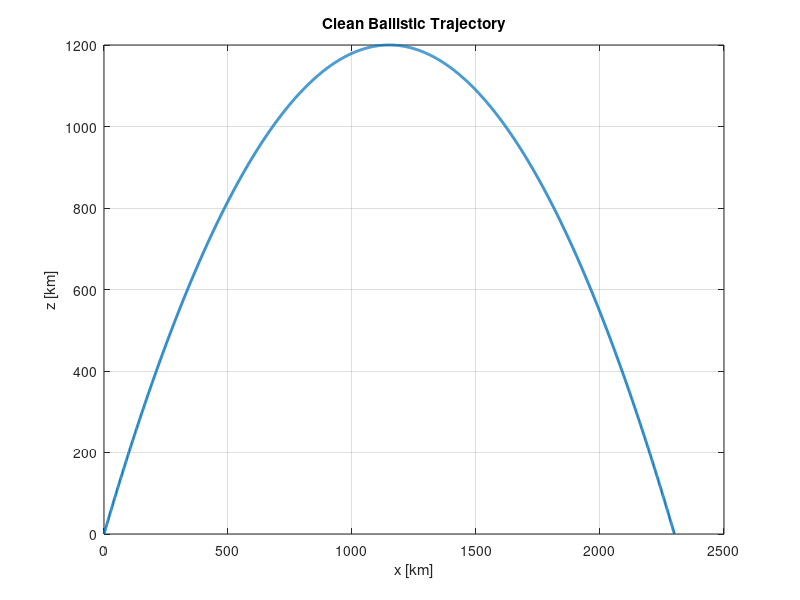
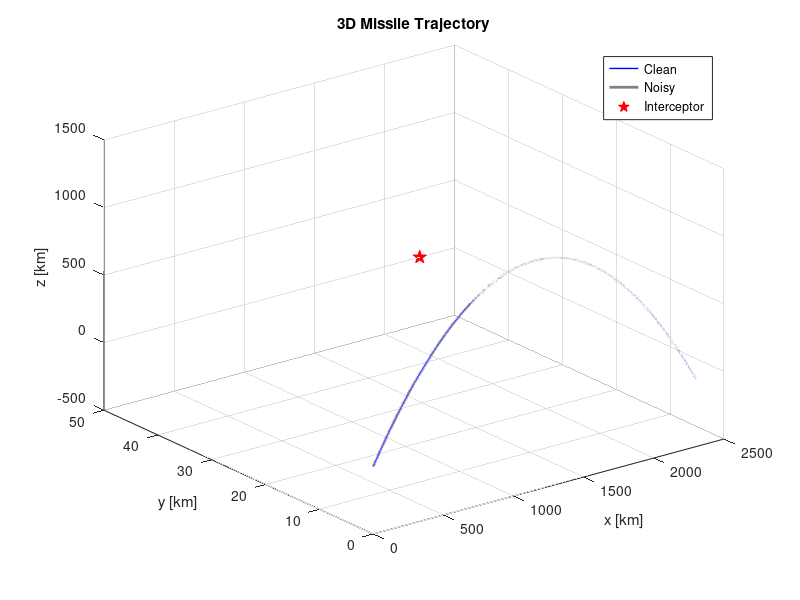
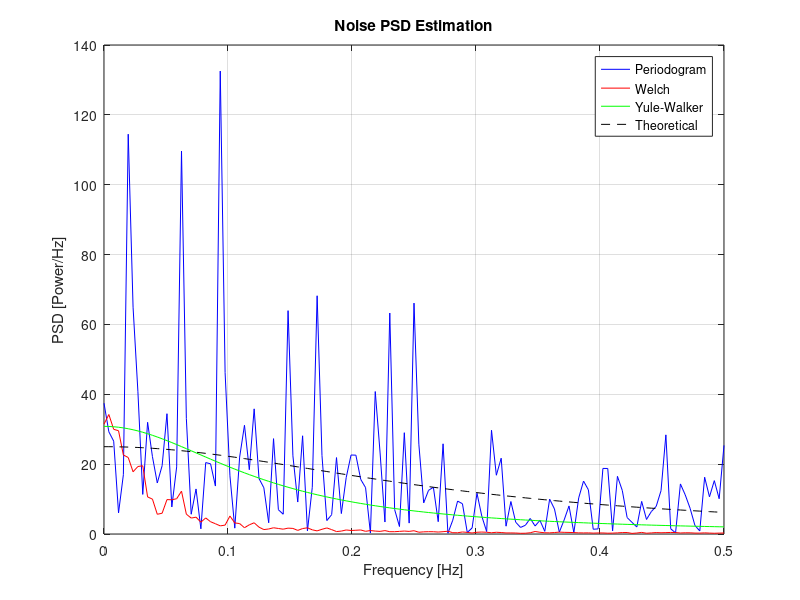
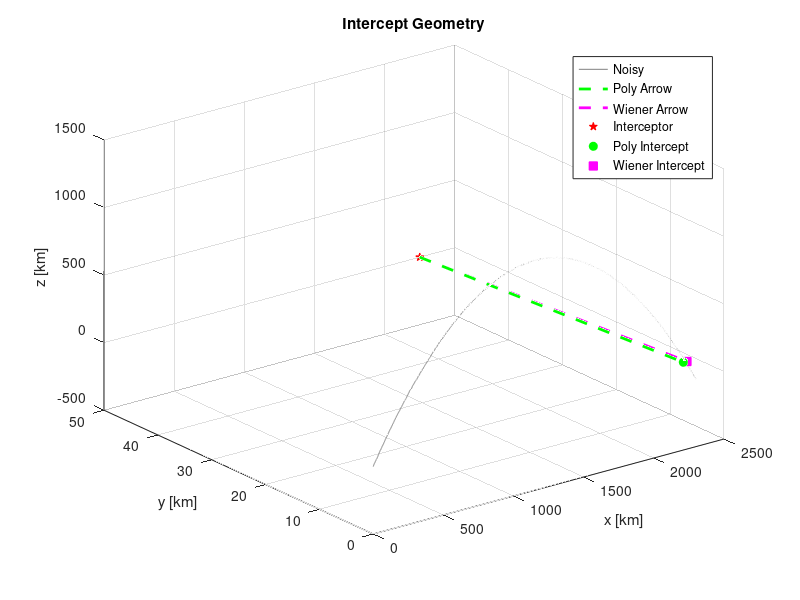

Source code (MATLAB) for these figures, in order:
% DRSP course project
% Ballistic Missile Interception Simulation and Prediction
% Author: Jordan Jacob
% ID: 316495522
% Date: 12/07/2025

%% Clear workspace and close all figures
clear; 
close all; 
clc;

%% Step I – Simulation of the ballistic missile trajectory

% A. Define parameters and simulate the clean trajectory
xtarget = 2300;             % Expected x-coordinate of impact (in km)
yt = 0;                     % y-coordinate remains 0 (2D trajectory)
zt = 0;                     % z = 0 at impact

x0 = 0;                     % Launch point x (Iran)
y0 = 0;                     % Launch point y
z0 = 0;                     % Launch point z

xa = 2250;                  % Arrow missile (interceptor) x position
ya = 50;                    % Arrow y position
za = 0;                     % Arrow z position

h = 1200;                   % Maximum height of missile (vertex of parabola)
Ttotal = 600;               % Total simulation time in seconds
N = 2048;                   % Number of time samples in the simulation

b = xtarget / 2;            % x-location of the peak height
c = h;                      % z-location of the peak height
a = -h / b^2;               % Coefficient that defines curvature of parabola

T = linspace(0, Ttotal, N);            % Time vector
x = linspace(0, xtarget, N);           % Horizontal position vector

zb = a * (x - b).^2 + c;               % Parabolic formula for the ballistic arc

% B. Simulate AR(1) noise and add it to clean trajectory
sigmaW = 1;                                % Noise standard deviation
whiteNoise = sigmaW * randn(1, N);         % Generate white noise
noise = filter(1, [1, -0.8], whiteNoise);  % Pass white noise through AR(1) filter
zbNoisy = zb + noise;                      % Add noise to clean trajectory to simulate measurement

% C. Plot the clean and noisy trajectories in 2D and 3D
figure;
plot(x, zb, 'LineWidth', 2);
xlabel('x [km]'); 
ylabel('z [km]');
title('Clean Ballistic Trajectory');
grid on;

figure;
plot3(x, zeros(size(x)), zb, 'b', 'LineWidth', 1); 
hold on;
plot3(x, zeros(size(x)), zbNoisy, 'Color', [0.5 0.5 0.5],'LineWidth', 2);
plot3(xa, ya, za, 'rp', 'MarkerFaceColor', 'r', 'MarkerSize', 10);
xlabel('x [km]'); 
ylabel('y [km]'); 
zlabel('z [km]');
title('3D Missile Trajectory'); 
grid on;
legend('Clean','Noisy','Interceptor');

%% Step II – Spectral analysis and modeling of the noise you have simulated

% A. Estimate the power spectral density of the noise using the periodogram
periodogramPSD = zeros(1, N);
for k = 1:N
    S = sum(noise .* exp(-1j*2*pi*(k-1)*(0:N-1)/N));
    periodogramPSD(k) = (1/N) * abs(S)^2;
end
f = (0:N-1)/N;

% Estimate PSD using the Welch method (Corrected Welch: 50% overlap + Hamming window)
M = 256;
D = M/2;
w = hamming(M)';
U = sum(w.^2);
K = floor((N - M) / D) + 1;

PxWelch = zeros(1, M);
for k = 0:K-1
    idx = k*D + (1:M);
    segment = noise(idx) .* w;
    Pseg = abs(fft(segment)).^2;
    PxWelch = PxWelch + Pseg;
end
PxWelch = PxWelch / (K * U);
fWelch = (0:M-1)/M;

% Estimate PSD using the Yule-Walker method with xcorr for autocorrelation
p = 1;
[rxx, lags] = xcorr(noise, p, 'unbiased');
rxx = rxx(lags >= 0);
RYw = toeplitz(rxx(1:p));
rVec = rxx(2:p+1);

aYw = -RYw \ rVec;
aCoeff = [1; aYw];

% Estimate innovation variance sigma^2 using the Yule-Walker equation
sigmaYW = rxx(1) + aYw * rxx(2);

% Evaluate PSD using direct formula, not freqz
fYw = linspace(0, 0.5, 512);
omegaYw = 2 * pi * fYw;
PYw = sigmaYW ./ abs(1 + aYw * exp(-1j * omegaYw)).^2;

omega = 2 * pi * f;
Ptheory = sigmaW^2 ./ abs(1 - 0.8 * exp(-1j * omega)).^2;

% B. Theoretical PSD, and the estimators PSD's on the same set of axes 
% Align all vectors to common plotting length
minLen = min([length(fYw), floor(N/2)+1, floor(M/2)+1]);
f1 = linspace(0, 0.5, minLen);
PxPer1 = periodogramPSD(1:minLen);
fWelch1 = fWelch(1:minLen);
PxWelch1 = PxWelch(1:minLen);
PYw1 = PYw(1:minLen);
Ptheory1 = Ptheory(1:minLen);

figure;
plot(f1, PxPer1, 'b', fWelch1, PxWelch1, 'r', f1, PYw1, 'g', f1, Ptheory1, 'k--');
xlabel('Frequency [Hz]'); ylabel('PSD [Power/Hz]');
title('Noise PSD Estimation'); grid on;
legend('Periodogram','Welch','Yule-Walker','Theoretical');

%% Step III – Trajectory prediction The missile

% a. Use a matched filter on the noisy signal to find the beginning of the descent phase
segmentLength = round(N/4);
matchedTemplate = zb(end - segmentLength + 1:end) - mean(zb(end - segmentLength + 1:end)); % subtract the mean to reduce DC bias - center the signal and to improve SNR
matchedFilter = conv(zbNoisy - mean(zbNoisy), flip(matchedTemplate), 'same'); % flip the template for time-reversal
% signal is real-valued, conjugation is redundant
[~, descentIndex] = max(matchedFilter);
tDescent = T(descentIndex);

% b. Polynomial fit of the trajectory after descent
segmentSamples = round(15 * N / Ttotal);
fitIndices = descentIndex : min(descentIndex + segmentSamples - 1, N);
xFit = x(fitIndices)';
zFit = zbNoisy(fitIndices)';

polyCoeffs = polyfit(xFit, zFit, 2);

xPolyPred = x(fitIndices(end):end)';
zPolyPred = polyval(polyCoeffs, xPolyPred);

% b. Wiener FIR prediction, alpha seconds ahead
alpha = round(5 * N / Ttotal);
pw = 20;
L = pw + alpha;
rWiener = zeros(L+1,1);
for k = 0:L
    rWiener(k+1) = sum(zbNoisy(descentIndex:end-k) .* zbNoisy(descentIndex+k:end)) / (N - descentIndex + 1);
end
Rw = toeplitz(rWiener(1:pw));
rc = rWiener(alpha+1 : alpha+pw);
hWiener = Rw \ rc;

zWienerPred = nan(1, N);
for n = descentIndex + pw : N - alpha
    % Predicts alpha steps ahead using past pw samples of the noisy signal
    % The delay alpha affects how far into the future we attempt to predict, creating a lag in real-time application
    zWienerPred(n + alpha) = hWiener' * zbNoisy(n-1:-1:n-pw)';
end

% c. Calculate intercept location and time at 150 km altitude
interceptAlt = 150;
idxPolyIntercept = find(zPolyPred <= interceptAlt, 1);
validWien = (descentIndex + alpha):N;
idxWienIntercept = validWien(find(zWienerPred(validWien) <= interceptAlt, 1));

xInterceptPoly = xPolyPred(idxPolyIntercept);
zInterceptPoly = zPolyPred(idxPolyIntercept);
xInterceptWien = x(idxWienIntercept);
zInterceptWien = zWienerPred(idxWienIntercept);

% d. Calculate required missile launch time
arrowSpeed = 2.5; % Arrow missile speed in km/s
tInterceptPoly = T(fitIndices(end) + idxPolyIntercept - 1);
tInterceptWien = T(idxWienIntercept);

polyDistance = hypot(xInterceptPoly - xa, zInterceptPoly - za);
wienDistance = hypot(xInterceptWien - xa, zInterceptWien - za);

launchTimePoly = tInterceptPoly - polyDistance / arrowSpeed;
launchTimeWien = tInterceptWien - wienDistance / arrowSpeed;

% Print results for c and d sections
% These values indicate when the descent starts, the estimated intercept points and times, 
% and when the interceptor must be launched to successfully meet the missile.
% These are critical for evaluating system performance and responsiveness.
disp('Step III Results:');
fprintf('Descent detected at t = %.2f s\n', tDescent);
fprintf('Polynomial intercept: x=%.1f z=%.1f km, t=%.2f s, launch=%.2f s\n', xInterceptPoly, zInterceptPoly, tInterceptPoly, launchTimePoly);
fprintf('Wiener intercept:    x=%.1f z=%.1f km, t=%.2f s, launch=%.2f s\n', xInterceptWien, zInterceptWien, tInterceptWien, launchTimeWien);

% e. Add to 3D plot the arrow interception paths
figure;
plot3(x, zeros(size(x)), zbNoisy, 'Color', [0.5 0.5 0.5]); hold on;
plot3([xa, xInterceptPoly], [ya, 0], [za, zInterceptPoly], 'g--', 'LineWidth', 2);
plot3([xa, xInterceptWien], [ya, 0], [za, zInterceptWien], 'm--', 'LineWidth', 2);
plot3(xa, ya, za, 'rp', 'MarkerFaceColor', 'r');
plot3(xInterceptPoly, 0, zInterceptPoly, 'go', 'MarkerFaceColor', 'g');
plot3(xInterceptWien, 0, zInterceptWien, 'ms', 'MarkerFaceColor', 'm');
xlabel('x [km]'); 
ylabel('y [km]'); 
zlabel('z [km]');
title('Intercept Geometry'); 
grid on; 
legend('Noisy','Poly Arrow','Wiener Arrow','Interceptor','Poly Intercept','Wiener Intercept');

%% Step IV – Comparison and Evaluation
% Display numerical comparison between methods

% Evaluate Accuracy over 1 Trials

fprintf('\nStep IV – Comparison:\n');
fprintf('Polynomial method error at intercept (z): %.2f km\n', abs(zInterceptPoly - interceptAlt));
fprintf('Wiener method error at intercept (z): %.2f km\n', abs(zInterceptWien - interceptAlt));

% Evaluate Accuracy over 100 Trials

nTrials = 100;
errorsPoly = nan(1, nTrials);
errorsWien = nan(1, nTrials);

for trial = 1:nTrials
    % Generate new noise + noisy trajectory
    wn = sigmaW * randn(1, N);
    noiseTrial = filter(1, [1, -0.8], wn);
    zbTrial = zb + noiseTrial;

    % Matched filter for descent detection
    matchedTemplate = zb(end - segmentLength + 1:end) - mean(zb(end - segmentLength + 1:end));
    matchedFilter = conv(zbTrial - mean(zbTrial), flip(matchedTemplate), 'same');
    [~, descentIdx] = max(matchedFilter);

    % Polynomial method
    fitIdx = descentIdx : min(descentIdx + segmentSamples - 1, N);
    xFit = x(fitIdx)';
    zFit = zbTrial(fitIdx)';
    coeffs = polyfit(xFit, zFit, 2);
    xPolyPred = x(fitIdx(end):end)';
    zPolyPred = polyval(coeffs, xPolyPred);
    idxPoly = find(zPolyPred <= interceptAlt, 1);

    if ~isempty(idxPoly)
        errPoly = abs(zPolyPred(idxPoly) - interceptAlt);
    else
        errPoly = NaN; % No intercept found
    end

    % Wiener method
    rWien = zeros(L+1,1);
    for k = 0:L
        rWien(k+1) = sum(zbTrial(descentIdx:end-k) .* zbTrial(descentIdx+k:end)) / (N - descentIdx + 1);
    end
    Rw = toeplitz(rWien(1:pw));
    rc = rWien(alpha+1 : alpha+pw);
    hWien = Rw \ rc;

    zWienPred = nan(1, N);
    for n = descentIdx + pw : N - alpha
        zWienPred(n + alpha) = hWien' * zbTrial(n-1:-1:n-pw)';
    end
    validWien = (descentIdx + alpha):N;
    idxWien = validWien(find(zWienPred(validWien) <= interceptAlt, 1));

    if ~isempty(idxWien)
        errWien = abs(zWienPred(idxWien) - interceptAlt);
    else
        errWien = NaN;
    end

    % Store errors
    errorsPoly(trial) = errPoly;
    errorsWien(trial) = errWien;
end

% Compute stats ignoring NaNs
meanPoly = mean(errorsPoly, 'omitnan');
meanWien = mean(errorsWien, 'omitnan');
varPoly = var(errorsPoly, 'omitnan');
varWien = var(errorsWien, 'omitnan');

fprintf('\nStep VI – Accuracy Evaluation:\n');
fprintf('Polynomial: Mean Error = %.2f km, Variance = %.2f\n', meanPoly, varPoly);
fprintf('Wiener:     Mean Error = %.2f km, Variance = %.2f\n', meanWien, varWien);

% Plot
figure;
boxplot([errorsPoly', errorsWien'], 'Labels', {'Polynomial', 'Wiener'});
ylabel('Error at Intercept Altitude [km]');
title('Error Comparison over 100 Trials');
grid on;


% differences in accuracy, delay, reliability
fprintf('Discussion:\n');
fprintf('- Polynomial fit is more stable but depends heavily on the chosen fitting segment.\n');
fprintf('- Wiener prediction is better for forecasting but more sensitive to noise and estimation errors.\n');
fprintf('- In real-time, Wiener filter may be more adaptable but riskier unless tuned well.\n');

%% Step V – Simulation Animation

% Animate the missile and interceptor paths over time
% We animate every 20 time steps to balance visual clarity and computational efficiency
% This shows missile motion and interceptor attempt visually over the full flight duration
figure;
for i = 1:20:N
    clf;
    plot3(x(1:i), zeros(1,i), zbNoisy(1:i), 'k'); 
    hold on;
    if i >= descentIndex + pw + alpha && ~isnan(zWienerPred(i))
        plot3(xa, ya, za, 'rp', 'MarkerFaceColor', 'r');
        plot3([xa, x(i)], [ya, 0], [za, zWienerPred(i)], 'm--');
    end
    xlim([0 xtarget]); 
    ylim([-100 100]); 
    zlim([0 1300]);
    xlabel('x [km]'); 
    ylabel('y [km]'); 
    zlabel('z [km]');
    title(sprintf('Time = %.1f s', T(i)));
    grid on; 
    drawnow;
end

